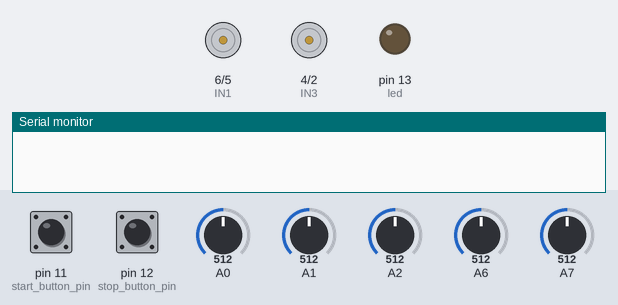
The sketch below on a simulated Arduino Uno, built with avr-gcc and run on an emulated ATmega328P. Shown: motor-driver pin pairs drawn as motors (green arrow = first pin HIGH = forward, orange = second pin HIGH = backward, longer = more drive, scaled by the enable pin), output pins drawn as LEDs (lit = HIGH), the last lines printed to the serial monitor. The test bench sets the inputs (shaded band); at power-on: pin 11 (start_button_pin) HIGH, A0 = 512, A7 = 512, pin 12 (stop_button_pin) HIGH, A1 = 512, A2 = 512, A6 = 512.

Above: at 1.2 s.
1.3 s: pin 11 (start_button_pin) pulled LOW for 0.15 s
At 1.9 s:
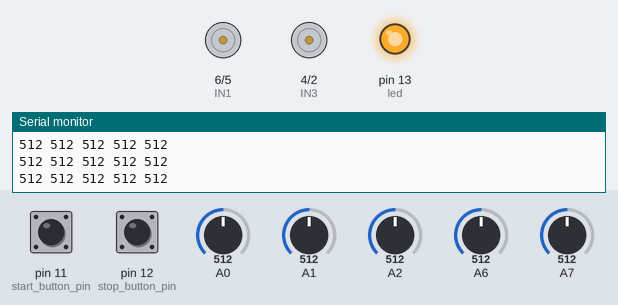
2.9 s: A0 set to 523
5.9 s: A0 set to 540
At 7.1 s:
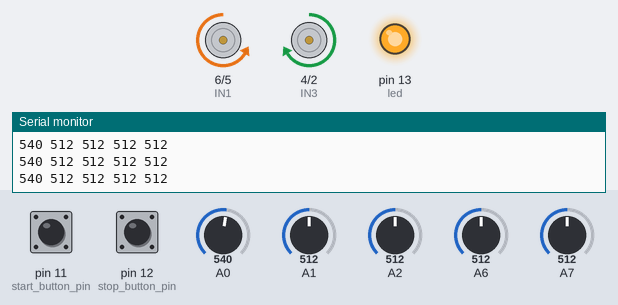
7.4 s: A7 set to 539
At 8.5 s:
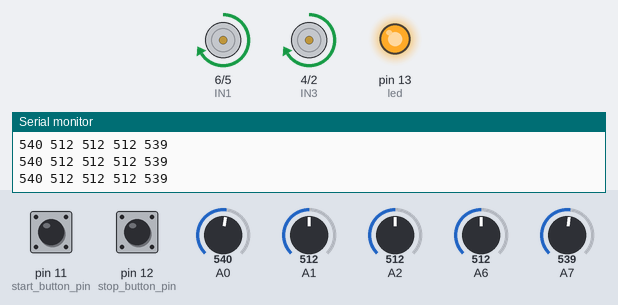
8.9 s: pin 12 (stop_button_pin) pulled LOW for 0.15 s
At 10.0 s:
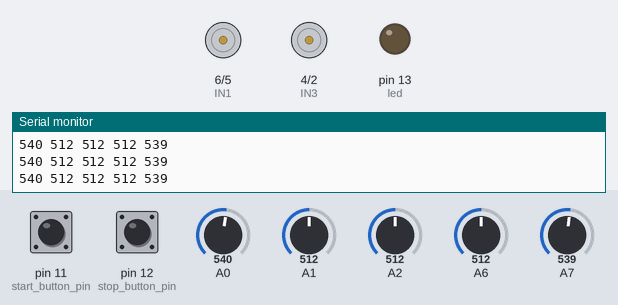
10.5 s: pin 11 (start_button_pin) pulled LOW for 1 s
At 11.3 s:
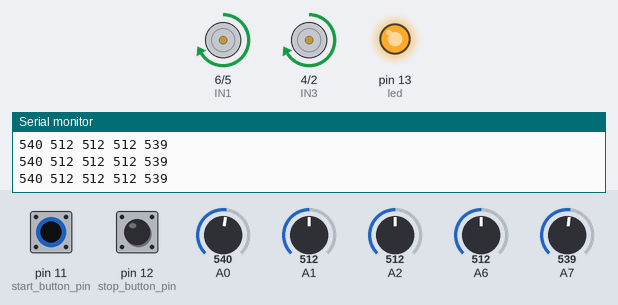
Timing chart, 0 to 13.5 s (numbered marks = the images above; inputs shaded):
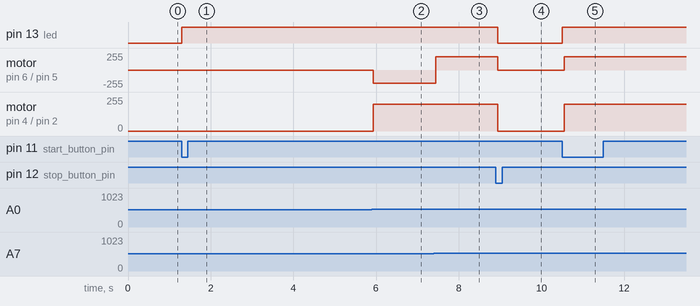

The sketch:

5_IR_v2.ino
```cpp
// Define motor control pins
#define IN1 6  // Motor B (Right) forward
#define IN2 5  // Motor B (Right) backward
#define IN3 4  // Motor A (Left) forward
#define IN4 2  // Motor A (Left) backward
#define enA 9  // Motor A (Left) speed control (PWM)
#define enB 3  // Motor B (Right) speed control (PWM)

// Sensor variables for line-following
int s[6];                // Array to store sensor readings
int total, sensor_position;  // Variables to calculate sensor values
int threshold = 531;      // Threshold value to determine if sensor detects line
float avg;                // Average sensor value
int position[6] = {1, 2, 3, 4, 5};  // Positions for each sensor
int set_point = 3;        // Set point for the robot to follow the center of the line

// Push buttons and built-in LED
int start_button_pin = 11;  // Pin for the start button
int stop_button_pin = 12;   // Pin for the stop button
int led = 13;               // Arduino built-in LED
bool is_running = false;    // Flag to track if robot is running or stopped

void setup() {
  // Initialize motor control pins as OUTPUT
  pinMode(IN1, OUTPUT);
  pinMode(IN2, OUTPUT);
  pinMode(IN3, OUTPUT);
  pinMode(IN4, OUTPUT);

  // Initialize buttons and LED pins
  pinMode(start_button_pin, INPUT_PULLUP);  // Start button with pull-up resistor
  pinMode(stop_button_pin, INPUT_PULLUP);   // Stop button with pull-up resistor
  pinMode(led, OUTPUT);  // Built-in LED for status

  // Start the Serial Monitor for debugging
  Serial.begin(9600);
}

void loop() {
  // Read the state of the start and stop buttons
  bool start_button_state = digitalRead(start_button_pin);
  bool stop_button_state = digitalRead(stop_button_pin);

  // If the start button is pressed, turn on the robot
  if (start_button_state == LOW) {
    is_running = true;  // Robot starts running
    digitalWrite(led, HIGH);  // Turn on the LED to indicate running
  }

  // If the stop button is pressed, turn off the robot
  if (stop_button_state == LOW) {
    is_running = false;  // Robot stops running
    digitalWrite(led, LOW);   // Turn off the LED to indicate stopped
    motor(0, 0);  // Stop both motors
  }

  // If the robot is running, perform line-following
  if (is_running) {
    display_sensor_values();  // Show sensor values in the Serial Monitor for debugging
    line_following_with_PID();  // Follow the line using PID control
  }
}

// Function to read the sensors and calculate average position
void read_sensors() {
  sensor_position = 0;
  total = 0;

  // Read values from 5 sensors (A0, A1, A2, A6, A7)
  for (byte i = 0; i < 5; i++) {
    if (i > 2) {
      s[i] = analogRead(i + 3);  // Read sensors A6 and A7
    } else {
      s[i] = analogRead(i);      // Read sensors A0, A1, A2
    }

    // Convert the sensor reading to either 1 (line detected) or 0 (no line)
    if (s[i] > threshold) s[i] = 1;
    else s[i] = 0;

    // Calculate the total position and number of sensors detecting the line
    sensor_position += s[i] * position[i];
    total += s[i];
  }

  // Calculate the average position of the detected line
  if (total) avg = sensor_position / total;
}

// Function to follow the line using PID (Proportional, Integral, Derivative) control
void line_following_with_PID() {
  // PID constants: adjust these for fine-tuning
  int kp = 50;  // Proportional gain (how much correction is applied based on current error)
  int kd = 500; // Derivative gain (how much correction is applied based on change in error)
  float error, previous_error = 0;  // Error tracking for line position
  int base_speed = 200;  // Base speed for motors
  int left_motor_speed, right_motor_speed;  // Speed for left and right motors

  // Read sensor data and calculate error to adjust motor speeds
  read_sensors();

  // Calculate the error between the set point (center of the line) and the average sensor position
  error = set_point - avg;

  // Proportional term: adjust motor speed based on the current error
  int P = error * kp;

  // Derivative term: adjust motor speed based on the change in error
  int D = kd * (error - previous_error);

  // Calculate the PID value by combining P and D terms
  int PID_value = P + D;

  // Update the previous error for the next calculation
  previous_error = error;

  // Adjust motor speeds based on the PID value
  right_motor_speed = base_speed - PID_value;  // Right motor speed
  left_motor_speed = base_speed + PID_value;   // Left motor speed

  // Move the motors based on the calculated speeds
  motor(left_motor_speed, right_motor_speed);

  // Check if the robot is off the line and handle turns
  if (total == 0) {
    motor(0, 0);  // Stop motors if no sensors detect the line
  }
}

// Function to display sensor values in the Serial Monitor for debugging
void display_sensor_values() {
  for (byte i = 0; i < 5; i++) {
    if (i > 2) {
      s[i] = analogRead(i + 3);  // Read sensors A6 and A7
    } else {
      s[i] = analogRead(i);      // Read sensors A0, A1, A2
    }
    Serial.print(String(s[i]) + " ");  // Print the sensor value
  }
  Serial.println();
  delay(50);  // Delay for readability
}

// Function to control the motors based on speed
void motor(int a, int b) {
  // Motor A (Left) control
  if (a > 0) {
    digitalWrite(IN3, 1);
    digitalWrite(IN4, 0);
  } else {
    a = -(a);  // Make speed negative for reverse motion
    digitalWrite(IN3, 0);
    digitalWrite(IN4, 1);
  }

  // Motor B (Right) control
  if (b > 0) {
    digitalWrite(IN1, 1);
    digitalWrite(IN2, 0);
  } else {
    b = -(b);  // Make speed negative for reverse motion
    digitalWrite(IN1, 0);
    digitalWrite(IN2, 1);
  }

  // Limit motor speed to a maximum value to prevent overheating or erratic behavior
  if (a > 200) a = 200;
  if (b > 200) b = 200;

  // Set PWM speed for both motors (motor speed control)
  analogWrite(enA, a);
  analogWrite(enB, b);
}
```

Measured:
- the behaviour switches between 531 and 532 on A0 (found by bisection; images 1 and 2)
- the behaviour switches between 531 and 532 on A7 (found by bisection; images 2 and 3)
- after the input at 1.3 s, pin 13 (led): LOW → HIGH at once
- after the input at 5.9 s, motor on pin 6 (IN1) / pin 5 (IN2): stopped → backward 200/255 at once; motor on pin 4 (IN3) / pin 2 (IN4): stopped → forward 200/255 at once
- after the input at 7.4 s, motor on pin 6 (IN1) / pin 5 (IN2): backward 200/255 → forward 200/255 at once
- after the input at 8.9 s, pin 13 (led): HIGH → LOW after 0.05 s; motor on pin 6 (IN1) / pin 5 (IN2), motor on pin 4 (IN3) / pin 2 (IN4): forward 200/255 → stopped after 0.05 s
- after the input at 10.5 s, pin 13 (led): LOW → HIGH at once; motor on pin 6 (IN1) / pin 5 (IN2), motor on pin 4 (IN3) / pin 2 (IN4): stopped → forward 200/255 after 0.05 s
